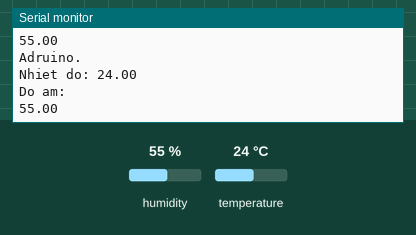
Recording of a sketch running on a simulated Arduino Uno, built with avr-gcc and run on an emulated ATmega328P. Shown: the last lines printed to the serial monitor. The test bench sets the inputs (shaded band); at power-on: humidity 55 %, temperature 24 °C.

Above: at 3.0 s.
3.1 s: humidity set to 22 %
At 4.83 s:
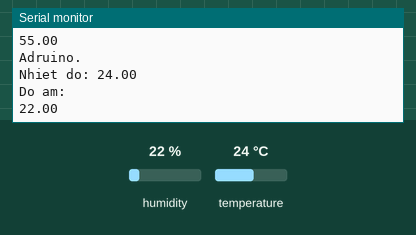
6.1 s: temperature set to 12 °C
At 7.09 s:
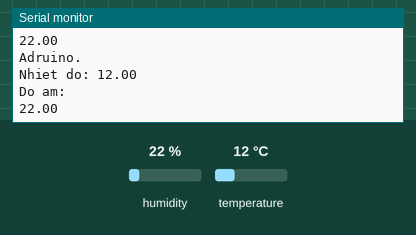
9.1 s: humidity set to 40 %
At 11.61 s:
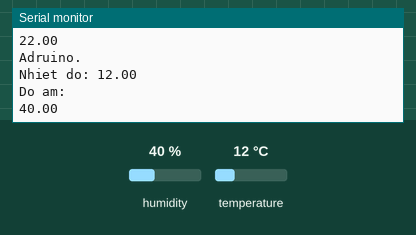
Timing chart, 0 to 13.1 s (numbered marks = the images above; inputs shaded):
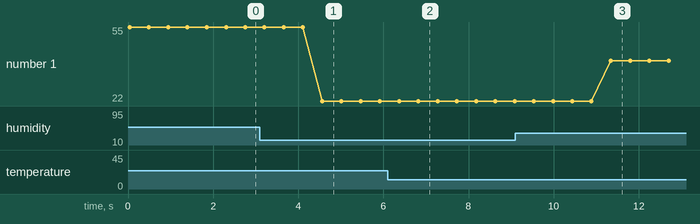

The sketch:

BKMAker.ino
```cpp
#include <DHT.h>
const int DHTPIN = A0;
const int DHTTYPE = DHT22;

DHT dht(DHTPIN,DHTTYPE);
void setup() {
  // put your setup code here, to run once:
  Serial.begin(9600);
  dht.begin();

}
void loop() {
  // put your main code here, to run repeatedly:
  float h = dht.readHumidity();
  float t = dht.readTemperature();
  Serial.println("Adruino.");
  Serial.print("Nhiet do: ");
  Serial.println(t);
  Serial.println("Do am:");
  Serial.println(h);
  delay(450);
}
```

Measured:
- after the input at 3.1 s, the serial monitor: prints a new line after 1.5 s (image 1)
- after the input at 6.1 s, the serial monitor: prints a new line after 0.70 s (image 2)
- after the input at 9.1 s, the serial monitor: prints a new line after 2.2 s (image 3)
- plotted number 1: 55 → 22 after the input at 3.1 s, 22 → 40 after the input at 9.1 s
